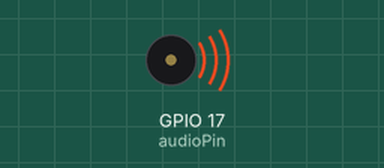
A sketch run on a simulated ESP32. On the bench: buzzer (waves = sounding).

Above: at 0.1 s.
Timing chart, 0 to 40.0 s (numbered marks = the images above):
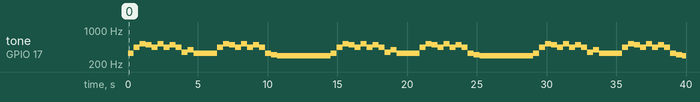

The sketch:

The_Godfather_main_theme.ino
```cpp
const int audioPin = 17;

// --- NOT TEZLİKLƏRİ (Bütün çatışmayanlar əlavə olundu) ---
#define NOTE_AS3 233
#define NOTE_D4  294
#define NOTE_DS4 311
#define NOTE_E4  330
#define NOTE_F4  349
#define NOTE_G4  392
#define NOTE_GS4 415
#define NOTE_A4  440
#define NOTE_AS4 466
#define NOTE_B4  494
#define NOTE_C5  523

void setup() {
  ledcAttach(audioPin, 8000, 10);
}

void play(int freq, int duration, int vol) {
  if (freq > 0) {
    ledcWriteTone(audioPin, freq);
    ledcWrite(audioPin, vol * 4);
  } else {
    ledcWrite(audioPin, 0);
  }
  delay(duration);
  ledcWrite(audioPin, 0);
  delay(30);
}

void loop() {
  int v = 50;
  int t = 400;

  // --- Birinci Hissə ---
  play(NOTE_E4, t, v);
  play(NOTE_A4, t, v);
  play(NOTE_C5, t, v);
  play(NOTE_B4, t, v);
  play(NOTE_A4, t, v);
  play(NOTE_C5, t, v);
  play(NOTE_A4, t, v);
  play(NOTE_B4, t, v);
  play(NOTE_A4, t, v);
  play(NOTE_F4, t, v);
  play(NOTE_G4, t, v);
  play(NOTE_E4, t*2, v);

  delay(t);

  // --- İkinci Hissə ---
  play(NOTE_E4, t, v);
  play(NOTE_A4, t, v);
  play(NOTE_C5, t, v);
  play(NOTE_B4, t, v);
  play(NOTE_A4, t, v);
  play(NOTE_C5, t, v);
  play(NOTE_A4, t, v);
  play(NOTE_B4, t, v);
  play(NOTE_A4, t, v);
  play(NOTE_E4, t, v);
  play(NOTE_DS4, t, v);
  play(NOTE_D4, t*2, v);

  delay(3000);
}
```

Measured:
- by itself, tone on GPIO 17 (audioPin): plays 330 Hz for 0.43 s, 440 Hz for 0.43 s, 523 Hz for 0.43 s, 494 Hz for 0.43 s, 440 Hz for 0.43 s, 523 Hz for 0.43 s … (69 notes in this stretch)
